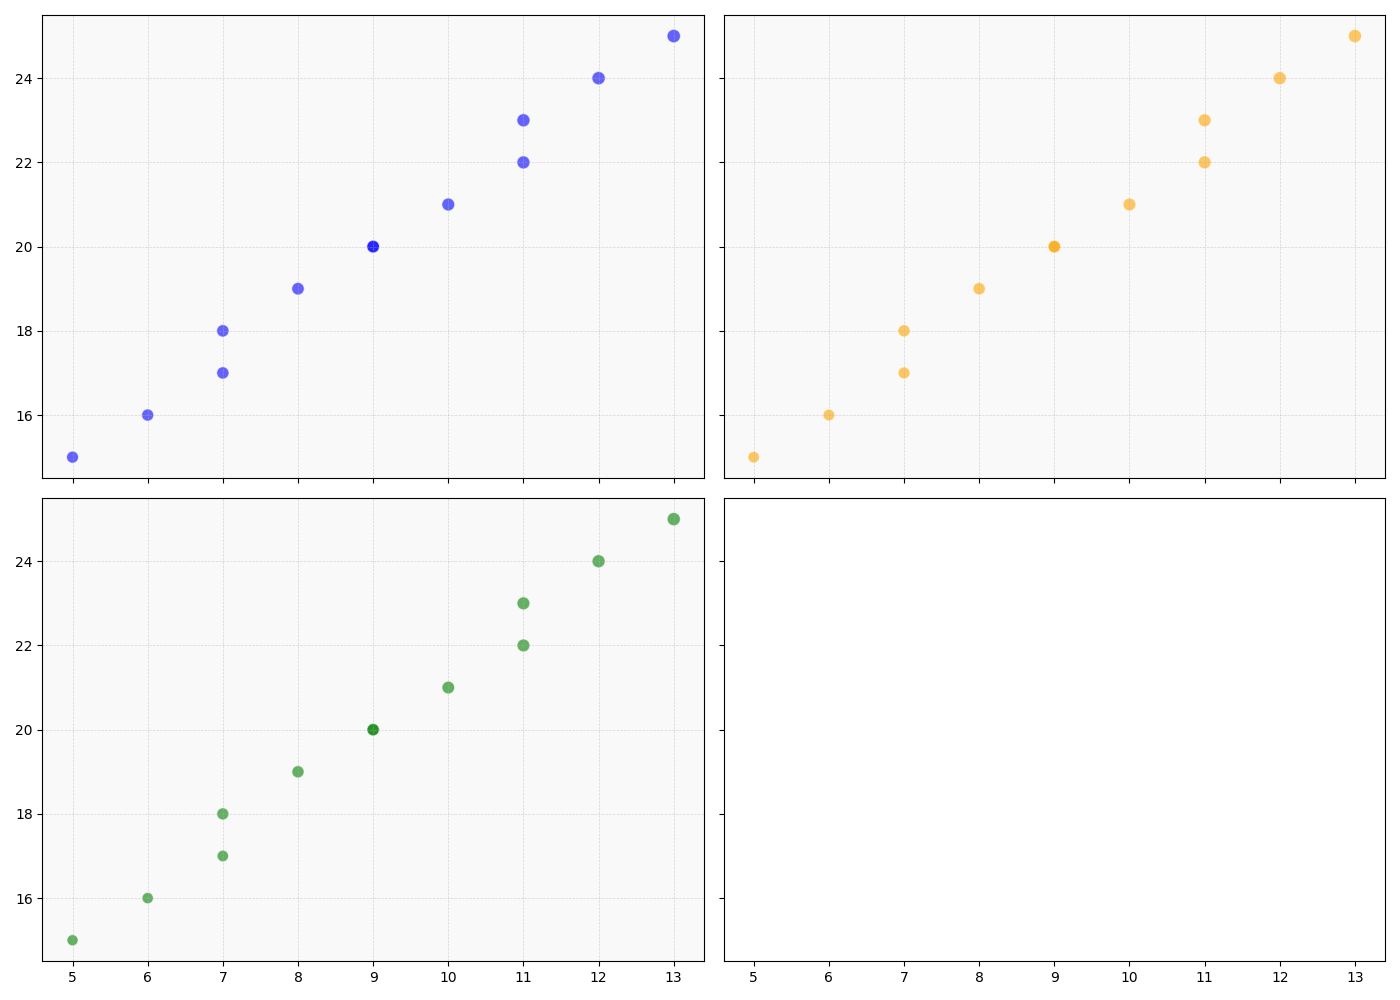

Recreate this plot in Python.
import matplotlib.pyplot as plt
import numpy as np

sunlight_hours = np.array([5, 7, 9, 11, 6, 8, 10, 12, 7, 9, 11, 13])
temperatures = np.array([15, 18, 20, 23, 16, 19, 21, 24, 17, 20, 22, 25])
efficiency_scores_A1 = np.array([75, 80, 85, 90, 77, 82, 87, 92, 79, 84, 89, 94])
efficiency_scores_A2 = np.array([70, 78, 84, 88, 72, 80, 86, 90, 74, 82, 88, 92])
efficiency_scores_A3 = np.array([65, 76, 82, 87, 67, 78, 84, 89, 69, 80, 86, 91])

efficiency_scores = {
    "A1": efficiency_scores_A1,
    "A2": efficiency_scores_A2,
    "A3": efficiency_scores_A3
}

colors = {
    "A1": 'blue',
    "A2": 'orange',
    "A3": 'green'
}

fig, axs = plt.subplots(2, 2, figsize=(14, 10), sharex=True, sharey=True)

axs = axs.flat[:3]  # Use only three of the axes for the remaining subplots

for ax, (algo, scores) in zip(axs, efficiency_scores.items()):
    ax.scatter(sunlight_hours, temperatures, s=scores, c=colors[algo], alpha=0.6, edgecolors='w', linewidth=0.8)
    ax.grid(True, linestyle='--', linewidth=0.5, alpha=0.5)
    ax.set_facecolor('#f9f9f9')

plt.tight_layout()
plt.show()
